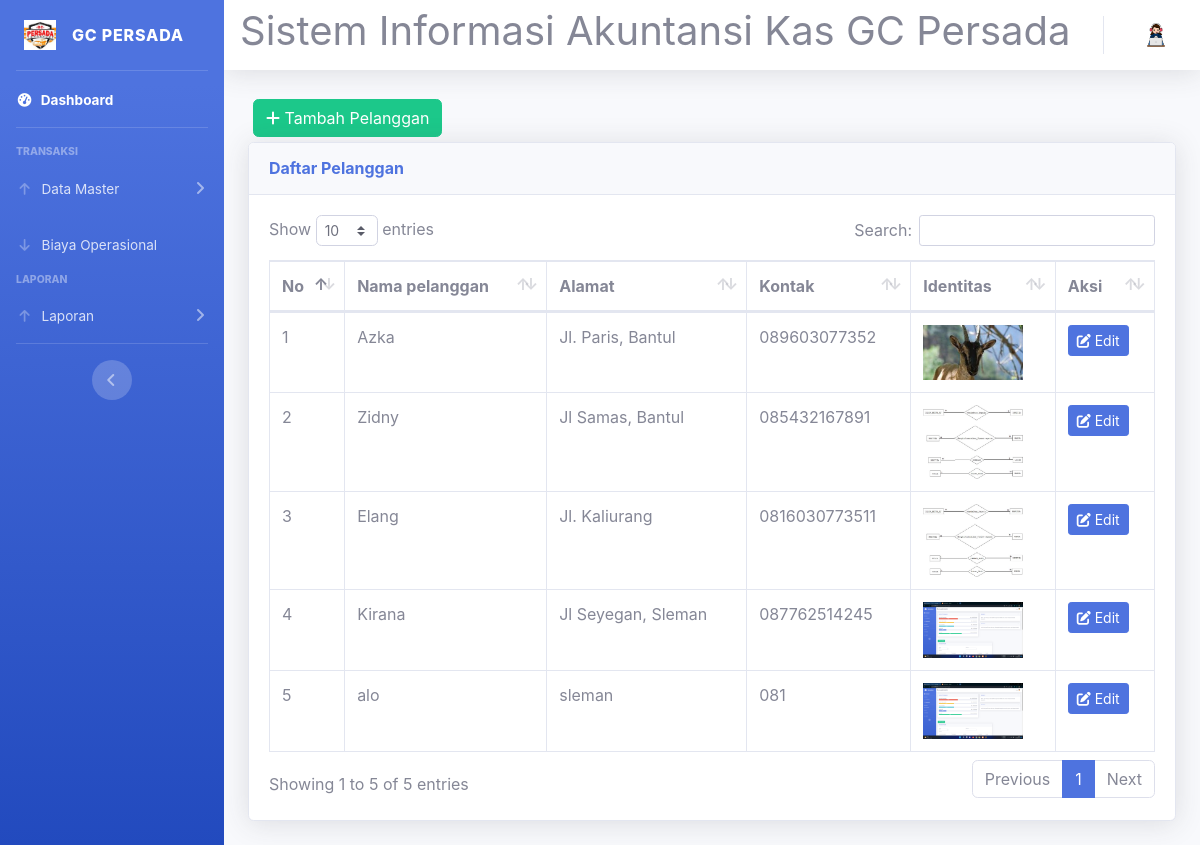
The page /pelanggan.php on the database as committed earlier.
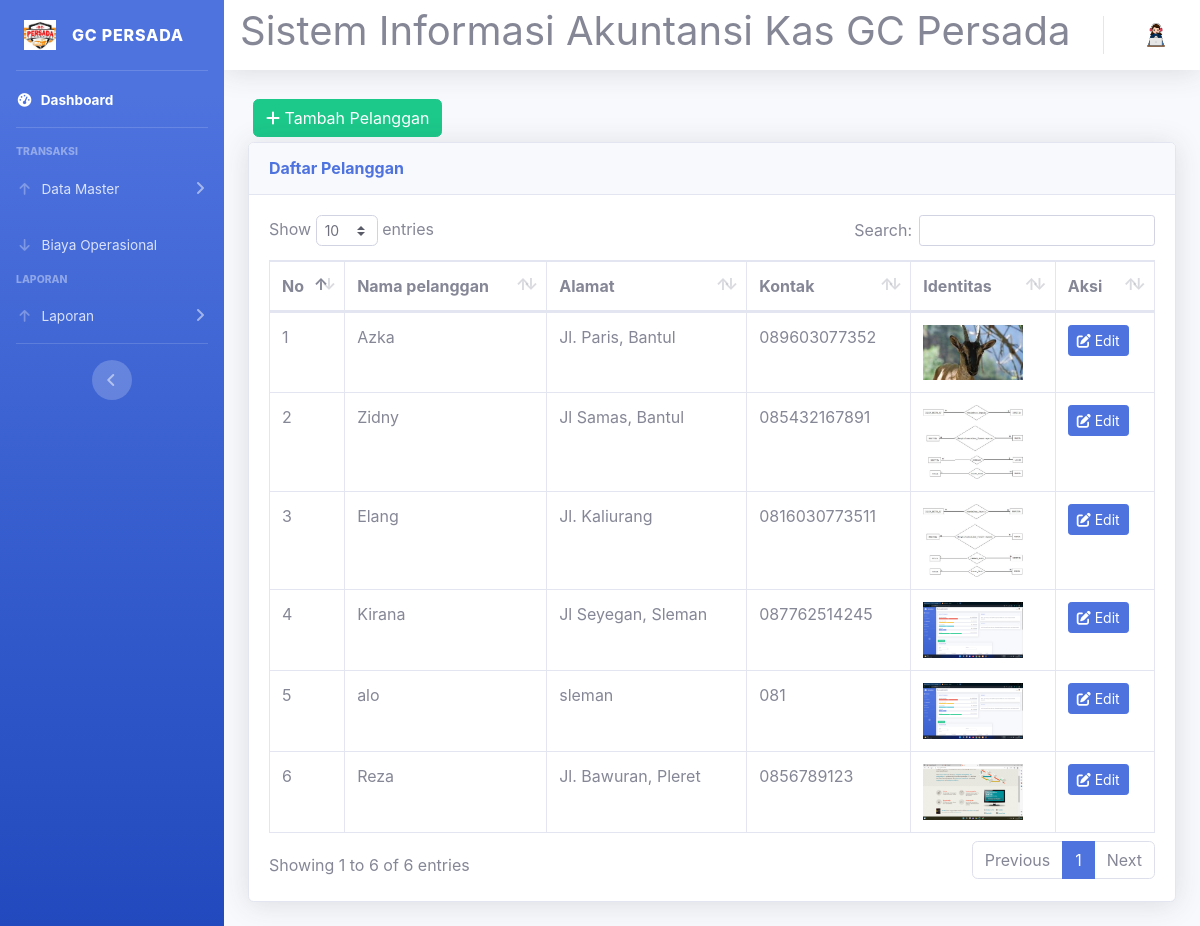
The same page on the database as committed later.
### tables this page shows
CREATE TABLE `pelanggan` (
  `no_pelanggan` int(2) NOT NULL,
  `nama` varchar(15) NOT NULL,
  `alamat` varchar(20) NOT NULL,
  `no_hp` varchar(13) NOT NULL,
  `img` varchar(25) NOT NULL
);

### pelanggan.php (the view, shortened to what this page needs)
<?php
require 'koneksi.php';
?>
<!DOCTYPE html>
<html lang="en">
<head>
  <link href="vendor/fontawesome-free/css/all.min.css" rel="stylesheet" type="text/css">
  <link href="css/sb-admin-2.min.css" rel="stylesheet">
  <link href="vendor/datatables/dataTables.bootstrap4.min.css" rel="stylesheet">
</head>
<body id="page-top">
  <?php
  $role = $_SESSION['role_id'];
  $role == '3' ? require('sidebar-karyawan.php') : require('sidebar.php');
  ?>
  <div id="content">
    <?php require 'navbar.php'; ?>
    <div class="container-fluid">
      <button type="button" class="btn btn-success" style="margin:5px;" data-toggle="modal" data-target="#myModalTambah"><i class="fa fa-plus"></i> Tambah Pelanggan</button><br>
      <div class="card shadow mb-4">
        <div class="card-header py-3">
          <h6 class="m-0 font-weight-bold text-primary">Daftar Pelanggan</h6>
        </div>
        <div class="card-body">
          <div class="table-responsive">
            <table class="table table-bordered" id="dataTable" width="100%" cellspacing="0">
              <thead>
                <tr>
                  <th>No</th>
                  <th>Nama pelanggan</th>
                  <th>Alamat</th>
                  <th>Kontak</th>
                  <th>Identitas</th>
                  <th>Aksi</th>
                </tr>
              </thead>
              <tbody>
                <?php
                $query = mysqli_query($koneksi, "SELECT * FROM pelanggan");
                $no = 1;
                while ($data = mysqli_fetch_assoc($query)) {
                ?>
                  <tr>
                    <td><?= $no++ ?></td>
                    <td><?= $data['nama'] ?></td>
                    <td><?= $data['alamat'] ?></td>
                    <td><?= $data['no_hp'] ?></td>
                    <td><img src="uploads/<?= $data['img'] ?>" alt="Identitas" style="width: 100px;"></td>
                    <td>
                      <a href="#" type="button" class="btn btn-primary btn-sm" data-toggle="modal" data-target="#myModal<?= $data['no_pelanggan'] ?>"><i class="fa fa-edit"></i> Edit</a>
                    </td>
                  </tr>
                <?php
                }
                ?>
              </tbody>
            </table>
          </div>
        </div>
      </div>
    </div>
  </div>
  </div>
  </div>
</body>
</html>

### sidebar.php (shortened to what this page needs)
<div id="wrapper">
  <ul class="navbar-nav bg-gradient-primary sidebar sidebar-dark accordion" id="accordionSidebar">
    <a class="sidebar-brand d-flex align-items-center justify-content-center" href="index.php">
      <div class="sidebar-brand-icon rotate-n-0">
        <img src="img/logo.jpg" height="30dvh" alt="">
      </div>
      <div class="sidebar-brand-text mx-3"> GC PERSADA</div>
    </a>
    <hr class="sidebar-divider my-0">
    <li class="nav-item active">
      <a class="nav-link" href="index.php">
        <i class="fas fa-fw fa-tachometer-alt"></i>
        <span>Dashboard</span></a>
    </li>
    <hr class="sidebar-divider">
    <div class="sidebar-heading">
      Transaksi
    </div>
    <li class="nav-item">
      <a class="nav-link collapsed" href="#" data-toggle="collapse" data-target="#collapsePendapatan" aria-expanded="true" aria-controls="collapsePages">
        <i class="fas fa-fw fa-arrow-up"></i>
        <span>Data Master</span>
      </a>
    </li>
    <li class="nav-item">
      <a class="nav-link collapsed" href="operasional.php">
        <i class="fas fa-fw fa-arrow-down"></i>
        <span>Biaya Operasional</span>
      </a>
    </li>
    <div class="sidebar-heading">
      Laporan
    </div>
    <li class="nav-item">
      <a class="nav-link collapsed" href="#" data-toggle="collapse" data-target="#collapseLaporan" aria-expanded="true" aria-controls="collapsePages">
        <i class="fas fa-fw fa-arrow-up"></i>
        <span>Laporan</span>
      </a>
    </li>
    <hr class="sidebar-divider d-none d-md-block">
    <div class="text-center d-none d-md-inline">
      <button class="rounded-circle border-0" id="sidebarToggle"></button>
    </div>
  </ul>
  <div id="content-wrapper" class="d-flex flex-column">

### navbar.php (shortened to what this page needs)
<nav class="navbar navbar-expand navbar-light bg-white topbar mb-4 static-top shadow">
  <h1>Sistem Informasi Akuntansi Kas GC Persada</h1>
<?php require 'user.php'; ?>
</nav>

### user.php (shortened to what this page needs)
<ul class="navbar-nav ml-auto">
  <li class="nav-item dropdown no-arrow">
    <a class="nav-link dropdown-toggle" href="#" id="userDropdown" role="button" data-toggle="dropdown" aria-haspopup="true" aria-expanded="false">
      <img class="img-profile rounded-circle" src="img/she2.png">
    </a>
  </li>
</ul>

Rows that differ between the two databases and show on the page:
added pelanggan: nama "Reza", alamat "Jl. Bawuran, Pleret", no_hp "0856789123", img (picture)
Other text that changed with them:
text written by a page script: "Show entries Search: Showing 1 to 5 of 5 entries Previous 1 Next" → "Show entries Search: Showing 1 to 6 of 6 entries Previous 1 Next"
